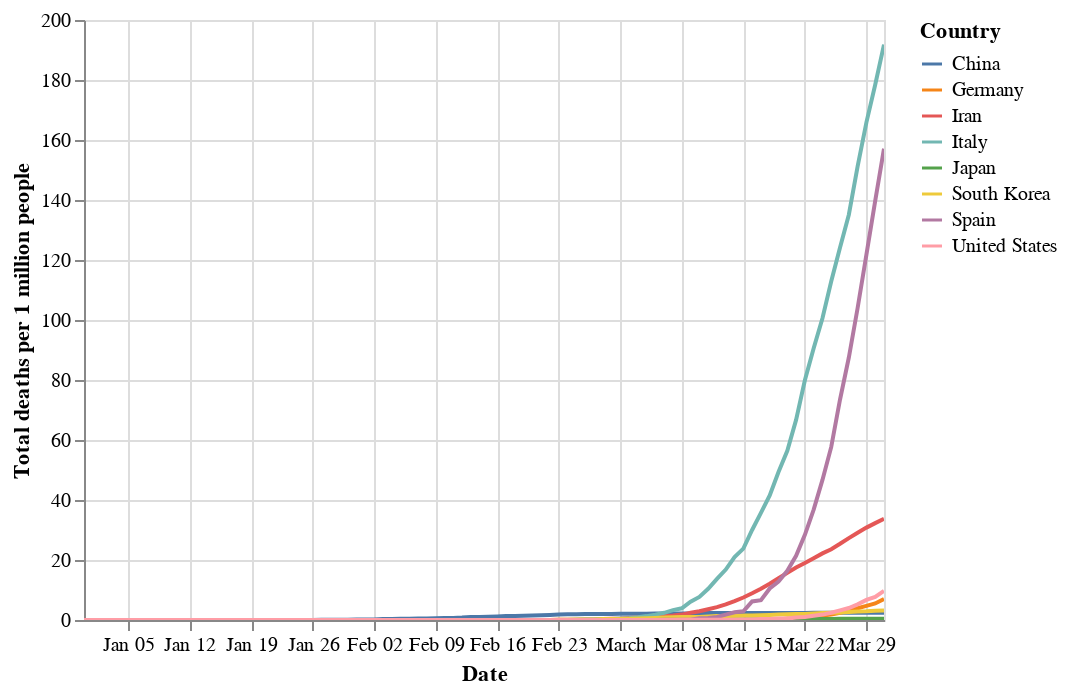

This figure's notebook cell:
### Code cell
plot('Total deaths per 1 million people')

### Figure 1 — Vega-Lite specification as saved in the notebook (floating-point values rounded to 4 significant figures; data arrays with more than 128 entries replaced by an {"elided": "..."} marker saying what was removed)
{"config": {"view": {"continuousWidth": 400, "continuousHeight": 300}}, "data": {"name": "data-ebc559bcc1a0bddc8aa00caf86abff35"}, "mark": "line", "encoding": {"color": {"type": "nominal", "field": "Country"}, "opacity": {"condition": {"value": 1, "selection": "selector015"}, "value": 0.2}, "tooltip": [{"type": "nominal", "field": "Country"}, {"type": "temporal", "field": "Date"}, {"type": "quantitative", "field": "Total deaths per 1 million people"}], "x": {"type": "temporal", "field": "Date"}, "y": {"type": "quantitative", "field": "Total deaths per 1 million people"}}, "selection": {"selector015": {"type": "multi", "fields": ["Country"], "bind": "legend"}, "selector016": {"type": "interval", "bind": "scales", "encodings": ["x", "y"]}}, "$schema": "https://vega.github.io/schema/vega-lite/v4.0.2.json", "datasets": {"data-ebc559bcc1a0bddc8aa00caf86abff35": {"elided": "736 records"}}}
